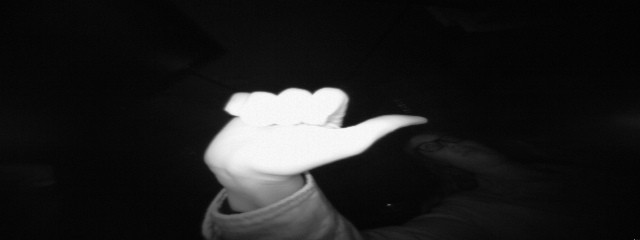
#> input picture original_dataset/hand/frame_00_05_0045.png, 640 x 240 px; its folder holds 4 pictures in this run
$ python data_aug2.py
#> lines starting #> are read from the running program, lines starting #| are printed output that depends on the picture
from skimage import transform, data, io
import pandas as pd
import numpy as np
import matplotlib.pyplot as plt
import os
from random import randint
from tqdm import tqdm
from skimage.transform import resize


rand = []
imgs = os.listdir('./original_dataset/hand/')
imgs.sort()
for img in tqdm(imgs):
    if 1:
        zeros = np.zeros((480,480))
        hand = plt.imread('./original_dataset/hand/'+img)
#> hand is the input picture: shape (240, 640) float32; min 0, max 0.988, mean 0.122
        hand = hand[:, 150:450]
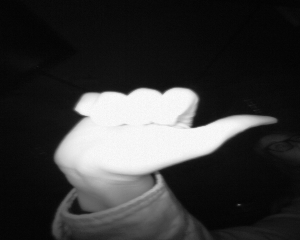
#> hand: shape (240, 300) float32; min 0.00784, max 0.988, mean 0.224
        hand = resize(hand, ((150,150)))
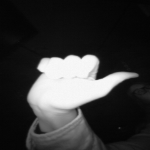
#> hand: shape (150, 150) float32; min 0.0142, max 0.976, mean 0.224
        rand_x = randint(0,480-hand.shape[0])
#> rand_x = 197
        rand_y = randint(0,480-hand.shape[1])
#> rand_y = 215
        rand.append([rand_x,rand_y])
        zeros[rand_x:rand_x+hand.shape[0], rand_y: rand_y + hand.shape[1]] = hand
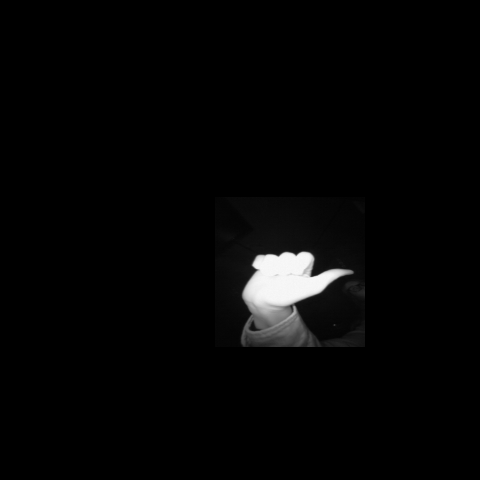
#> zeros: shape (480, 480) float64; min 0, max 0.976, mean 0.0218
        # save image
        fig = plt.figure(figsize=(6,6),dpi=240)
        fig.set_size_inches(1, 1, forward=False)
        ax = plt.Axes(fig, [0., 0., 1., 1.])
        ax.set_axis_off()
        fig.add_axes(ax)
        plt.axis('off')
        plt.imshow(zeros/255)
        plt.savefig('./original_dataset/aug_hand/'+'/'+img)
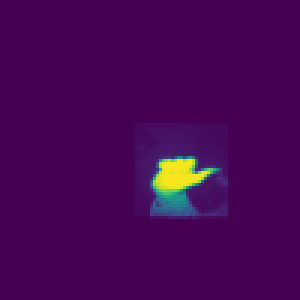
#> figure drawn by matplotlib, 1 panel
        plt.close()
    else:
        print("err", img)
        continue
#> pass 2 of the loop `for img in tqdm(imgs):`:
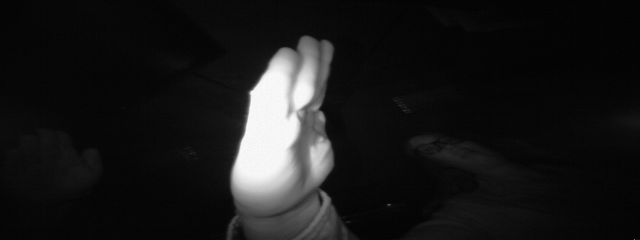
#> input picture original_dataset/hand/frame_00_08_0004.png, 640 x 240 px
#> hand is the input picture: shape (240, 640) float32; min 0, max 0.988, mean 0.0977
#> `zeros[rand_x:rand_x+hand.shape[0], rand_y: rand_y + hand.shape[1]] = h..`:
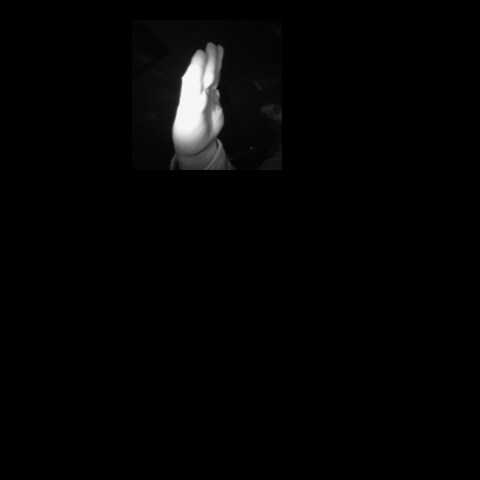
#> zeros: shape (480, 480) float64; min 0, max 0.976, mean 0.0168
#> `plt.savefig('./original_dataset/aug_hand/'+'/'+img)`:
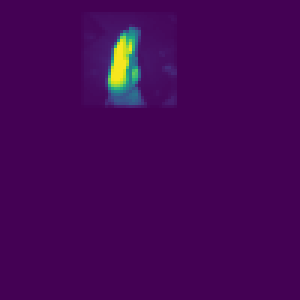
#> figure drawn by matplotlib, 1 panel
#> pass 3 of the loop `for img in tqdm(imgs):`:
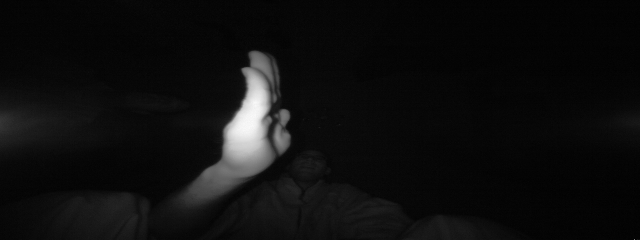
#> input picture original_dataset/hand/frame_01_08_0174.png, 640 x 240 px
#> hand is the input picture: shape (240, 640) float32; min 0, max 0.98, mean 0.0573
#> `zeros[rand_x:rand_x+hand.shape[0], rand_y: rand_y + hand.shape[1]] = h..`:
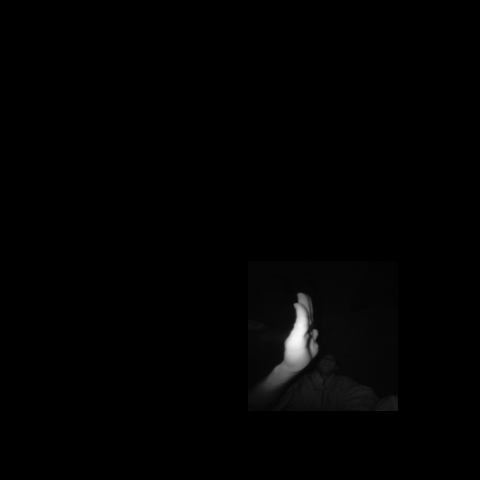
#> zeros: shape (480, 480) float64; min 0, max 0.969, mean 0.00844
#> `plt.savefig('./original_dataset/aug_hand/'+'/'+img)`:
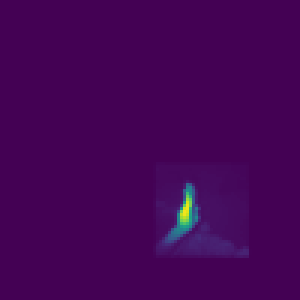
#> figure drawn by matplotlib, 1 panel
#> the loop made 4 passes; the first 3 are shown
rand_df = pd.DataFrame(rand)
rand_df['side'] = 120
#> (the run stopped early here; a loop or call above may not have finished)
